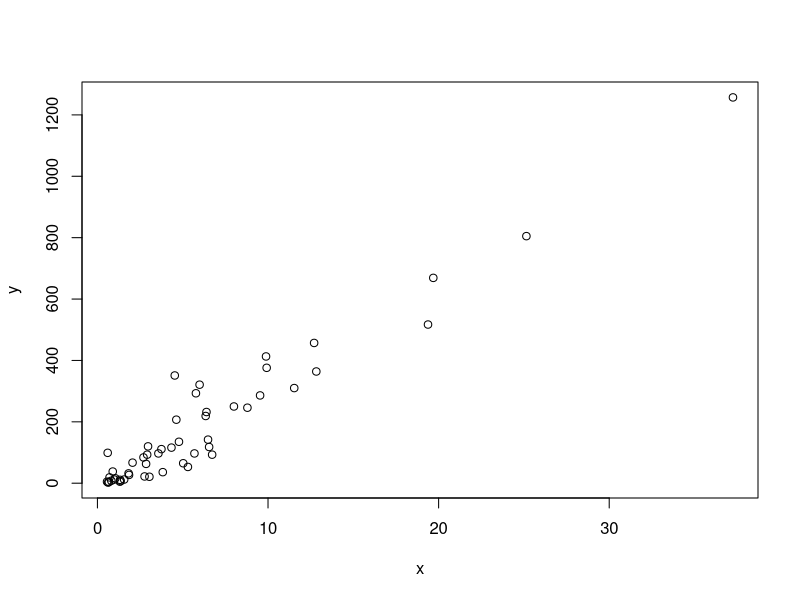
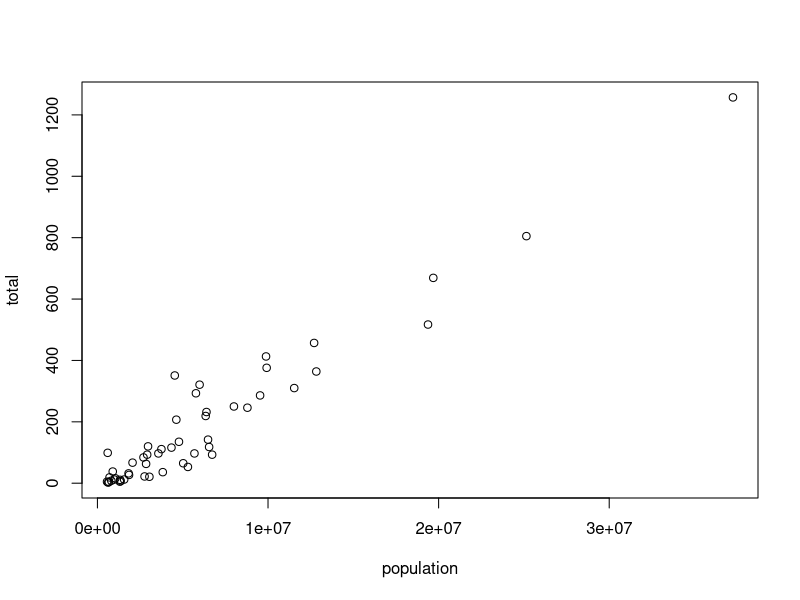
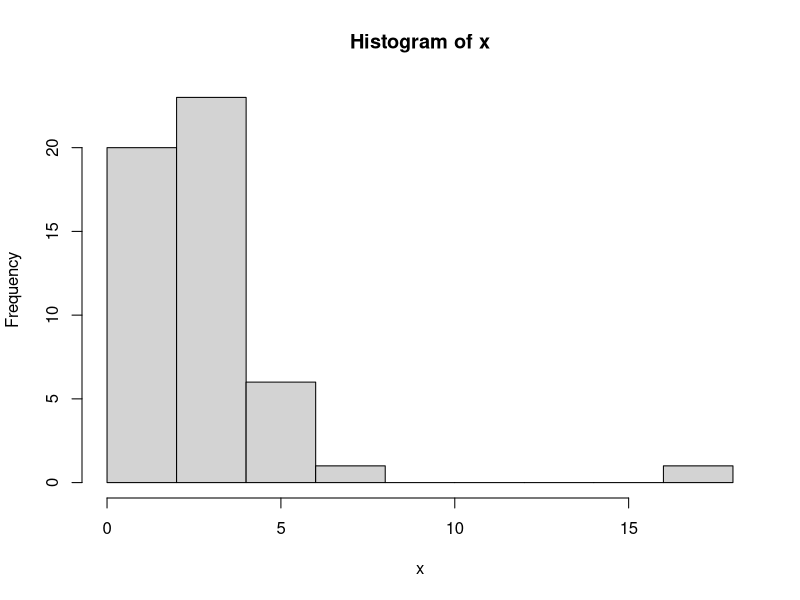
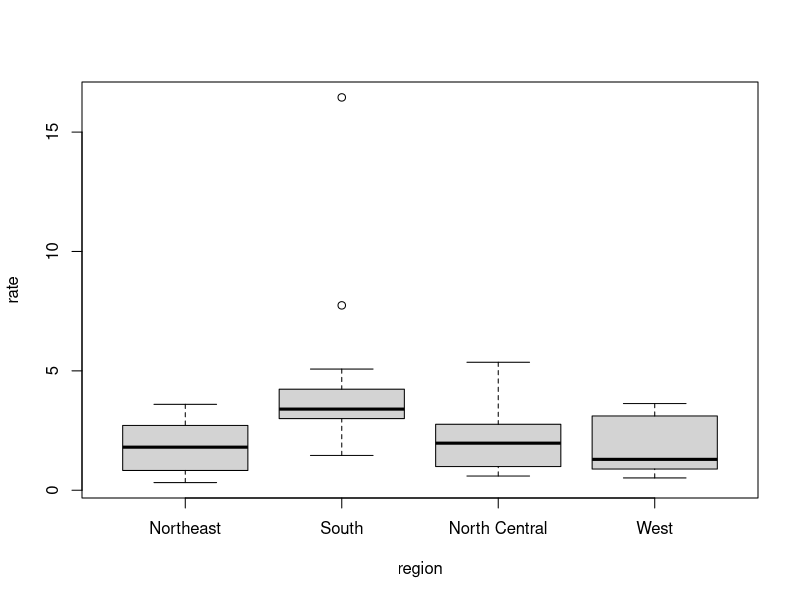
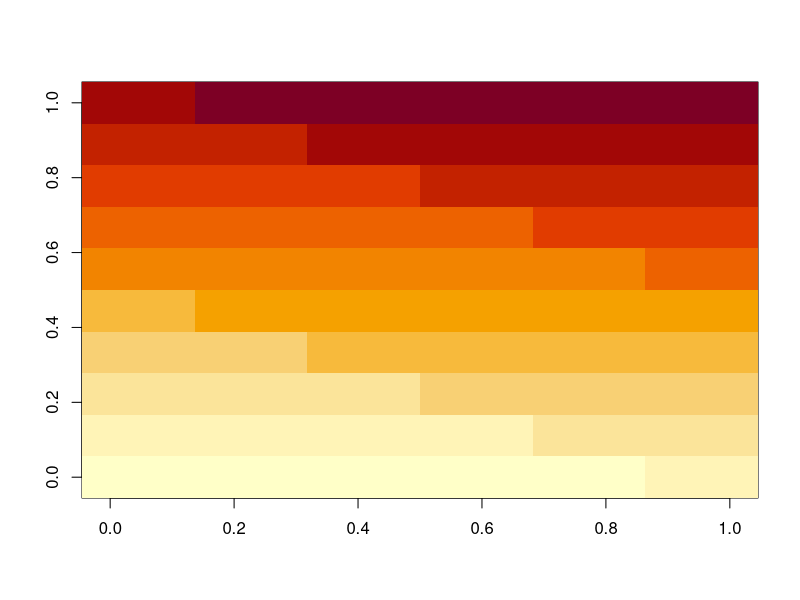
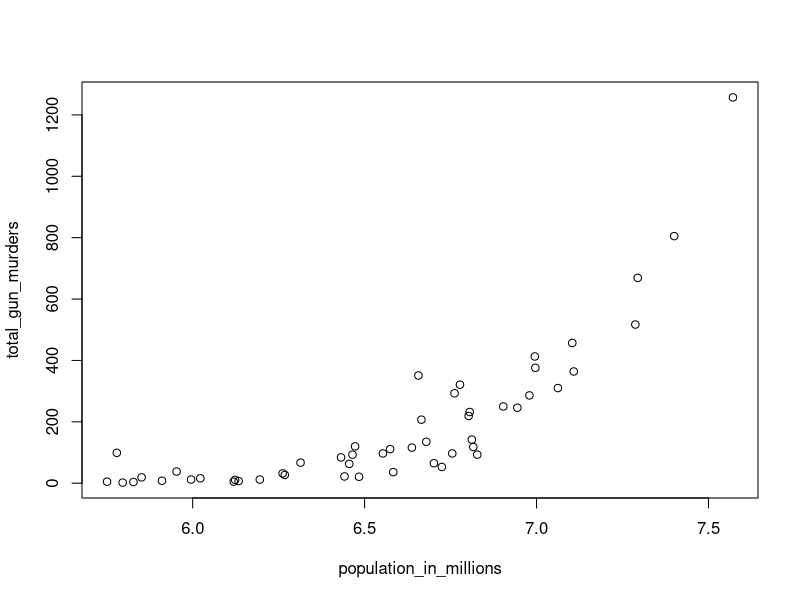
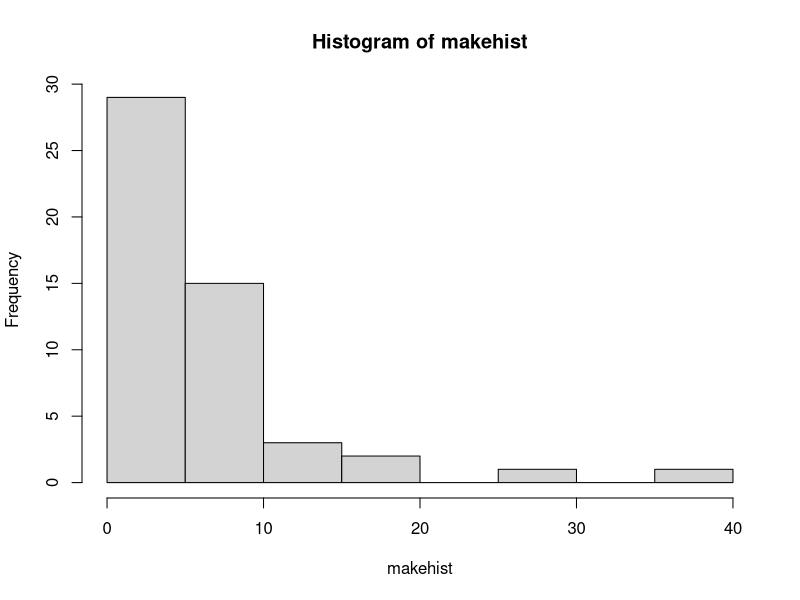
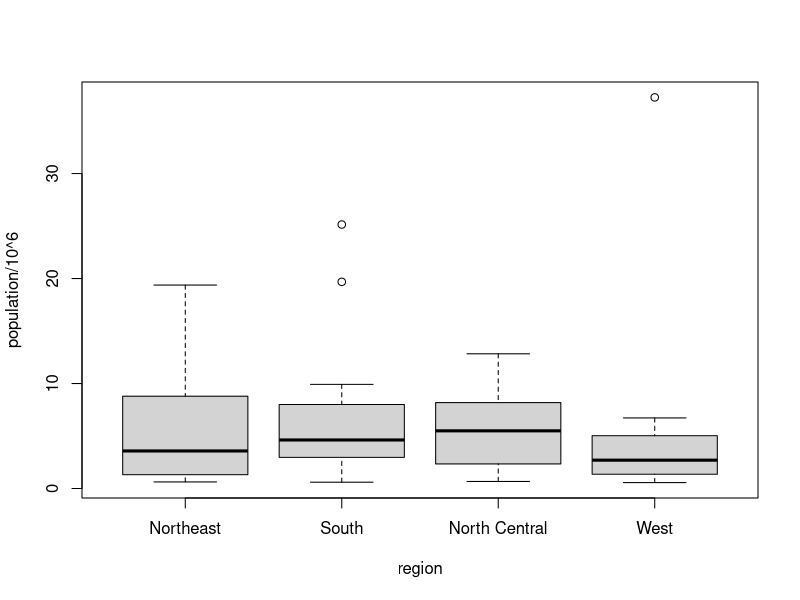

Here is the R script that generated these plots, in order:
## ---- chunk 1
a <- 1
b <- 1
c <- -1
## ---- chunk 2
a
## ---- chunk 3
print(a)
## ---- chunk 4
ls()
## ---- chunk 5
(-b + sqrt(b^2 - 4*a*c) ) / ( 2*a )
(-b - sqrt(b^2 - 4*a*c) ) / ( 2*a )
## ---- chunk 6
log(8)
log(a)
## ---- chunk 7
help("log")
## ---- chunk 8
?log
## ---- chunk 9
args(log)
## ---- chunk 10
log(8, base = 2)
## ---- chunk 11
log(x = 8, base = 2)
## ---- chunk 12
log(8,2)
## ---- chunk 13
log(base = 2, x = 8)
## ---- chunk 14
2 ^ 3
## ---- chunk 15
data()
## ---- chunk 16
co2
## ---- chunk 17
pi
Inf+1
## ---- chunk 18
solution_1 <- (-b + sqrt(b^2 - 4*a*c)) / (2*a)
solution_2 <- (-b - sqrt(b^2 - 4*a*c)) / (2*a)
## ---- chunk 19
a <- 3
b <- 2
c <- -1
(-b + sqrt(b^2 - 4*a*c)) / (2*a)
(-b - sqrt(b^2 - 4*a*c)) / (2*a)
## ---- chunk 20
## Code to compute solution to quadratic equation of the form ax^2 + bx + c
## define the variables
a <- 3 
b <- 2
c <- -1

## now compute the solution
(-b + sqrt(b^2 - 4*a*c)) / (2*a)
(-b - sqrt(b^2 - 4*a*c)) / (2*a)
## ---- chunk 21
n <- 100
print((n*(n+1))/2)
## ---- chunk 22
n <- 1000
print((n*(n+1))/2)
## ---- chunk 23
log(100, 10)
## ---- chunk 24
a <- 2
class(a)
## ---- chunk 25
library(dslabs)
data(murders)
## ---- chunk 26
class(murders)
## ---- chunk 27
str(murders)
## ---- chunk 28
head(murders)
## ---- chunk 29
murders$population
## ---- chunk 30
names(murders)

## ---- chunk 31
pop <- murders$population
length(pop)
## ---- chunk 32
class(pop)
## ---- chunk 33
class(murders$state)
## ---- chunk 34
z <- 3 == 2
z
class(z)
## ---- chunk 35
?Comparison
## ---- chunk 36
class(murders$region)
## ---- chunk 37
levels(murders$region)
## ---- chunk 38
region <- murders$region
value <- murders$total
region <- reorder(region, value, FUN=sum)
levels(region)
## ---- chunk 39
record <- list(name = "John Doe",
             student_id = 1234,
             grades = c(95, 82, 91, 97, 93),
             final_grade = "A")
## ---- chunk 40
record
class(record)
## ---- chunk 41
record$student_id
## ---- chunk 42
record[["student_id"]]
## ---- chunk 43
record2 <- list("John Doe", 1234)
record2
## ---- chunk 44
record2[[1]]
## ---- chunk 45
mat <- matrix(1:12, 4, 3)
mat
## ---- chunk 46
mat[2, 3]
## ---- chunk 47
mat[2, ]
## ---- chunk 48
mat[, 3]
## ---- chunk 49
mat[, 2:3]
## ---- chunk 50
mat[1:2, 2:3]
## ---- chunk 51
as.data.frame(mat)
## ---- chunk 52
data("murders")
murders[25, 1]
murders[2:3, ]
## ---- chunk 53
names(murders)
## ---- chunk 54
a <- murders$state
class(a)
## ---- chunk 55
b <- murders[["state"]] 
z <- identical(a, b)
z
## ---- chunk 56
length(levels(murders$region))
## ---- chunk 57
table(murders$region, murders$state) 
## ---- chunk 58
codes <- c(380, 124, 818)
codes
## ---- chunk 59
country <- c("italy", "canada", "egypt")
## ---- chunk 60
country <- c('italy', 'canada', 'egypt')
## ---- chunk 61
codes <- c(italy = 380, canada = 124, egypt = 818)
codes
## ---- chunk 62
class(codes)

## ---- chunk 63
names(codes)
## ---- chunk 64
codes <- c("italy" = 380, "canada" = 124, "egypt" = 818)
codes
## ---- chunk 65
codes <- c(380, 124, 818)
country <- c("italy","canada","egypt")
names(codes) <- country
codes
## ---- chunk 66
seq(1, 10)
## ---- chunk 67
seq(1, 10, 2)
## ---- chunk 68
1:10
## ---- chunk 69
class(1:10)
## ---- chunk 70
class(seq(1, 10, 0.5))
## ---- chunk 71
codes[2]
## ---- chunk 72
codes[c(1,3)]
## ---- chunk 73
codes[1:2]
## ---- chunk 74
codes["canada"]
codes[c("egypt","italy")]
## ---- chunk 75
x <- c(1, "canada", 3)
## ---- chunk 76
x
class(x)
## ---- chunk 77
x <- 1:5
y <- as.character(x)
y
## ---- chunk 78
as.numeric(y)
## ---- chunk 79
x <- c("1", "b", "3")
as.numeric(x)
## ---- chunk 80
temp <- c(35, 88, 42, 84, 81, 30)
## ---- chunk 81
city <- c("Beijing", "Lagos", "Paris", "Rio_de_Janeiro", "San_Juan", "Toronto")
## ---- chunk 82
names(temp) <- city
temp
## ---- chunk 83
temp[1:3]
## ---- chunk 84
temp[c("Paris", "San_Juan")]
## ---- chunk 85
12:73
## ---- chunk 86
seq(1, 100, 2)
## ---- chunk 87
length(seq(6, 55, 4/7))
## ---- chunk 88
a <- seq(1, 10, 0.5)
class(a)
## ---- chunk 89
a <- seq(1, 10)
class(a)
## ---- chunk 90
a<-1L
class(a)
## ---- chunk 91
x <- c("1", "3", "5")
x <- as.integer(x)
class(x)
## ---- chunk 92
library(dslabs)
data(murders)
sort(murders$total)
## ---- chunk 93
x <- c(31, 4, 15, 92, 65)
sort(x)
## ---- chunk 94
index <- order(x)
x[index]
## ---- chunk 95
x
order(x)
## ---- chunk 96
murders$state[1:6]
murders$abb[1:6]
## ---- chunk 97
ind <- order(murders$total) 
murders$abb[ind] 
## ---- chunk 98
max(murders$total)
## ---- chunk 99
i_max <- which.max(murders$total)
murders$state[i_max]
## ---- chunk 100
x <- c(31, 4, 15, 92, 65)
rank(x)
## ---- chunk 101
x <- c(1, 2, 3)
y <- c(10, 20, 30, 40, 50, 60, 70)
x+y
## ---- chunk 102
pop <- murders$population
sort(pop)
min <- which.min(pop)
murders$population[min]
## ---- chunk 103
order(pop)
## ---- chunk 104
which.min(pop)
## ---- chunk 105
st <- which.min(pop)
murders$state[st]
## ---- chunk 106
rank <- rank(murders$population)
state_name <- murders$state
my_df <- data.frame(name = state_name, rank = rank)
my_df
## ---- chunk 107
rank <- rank(murders$population)
ind <- order(rank)
state_name <- murders$state[ind]
my_df <- data.frame(name = state_name, rank = rank[ind])
my_df
## ---- chunk 108
ind <- is.na(na_example)
table(ind)
## ---- chunk 109
mean(na_example[!ind])
## ---- chunk 110
library(dslabs)
data("murders")
murders$state[which.max(murders$population)]
## ---- chunk 111
inches <- c(69, 62, 66, 70, 70, 73, 67, 73, 67, 70)
## ---- chunk 112
inches * 2.54
## ---- chunk 113
inches - 69
## ---- chunk 114
murder_rate <- murders$total / murders$population * 100000
## ---- chunk 115
murders$abb[order(murder_rate)]
## ---- chunk 116
temp <- c(35, 88, 42, 84, 81, 30)
Ftemp <- 5/9*(temp-32)
city <- c("Beijing", "Lagos", "Paris", "Rio de Janeiro", 
          "San Juan", "Toronto")
city_temps <- data.frame(name = city, temperature = temp, Fahrenheit_temperature = Ftemp)
city_temps
## ---- chunk 117
low <- seq(1:100)
eulernum <- sum(1/low^2)
eulernum
## ---- chunk 118
murder_rate <- murders$total / murders$population * 100000
mean(murder_rate)
## ---- chunk 119
library(dslabs)
data("murders")
## ---- chunk 120
murder_rate <- murders$total / murders$population * 100000 
## ---- chunk 121
ind <- murder_rate < 0.71
## ---- chunk 122
ind <- murder_rate <= 0.71
## ---- chunk 123
murders$state[ind]
## ---- chunk 124
sum(ind)
## ---- chunk 125
TRUE & TRUE
TRUE & FALSE
FALSE & FALSE
## ---- chunk 126
west <- murders$region == "West"
safe <- murder_rate <= 1
## ---- chunk 127
ind <- safe & west
murders$state[ind]
## ---- chunk 128
ind <- which(murders$state == "California")
murder_rate[ind]
## ---- chunk 129
ind <- match(c("New York" , "Florida", "Texas"), murders$state)
ind
## ---- chunk 130
murder_rate[ind]
## ---- chunk 131
c("Boston", "Dakota", "Washington") %in% murders$state
## ---- chunk 132
match(c("New York", "Florida", "Texas"), murders$state)
which(murders$state%in%c("New York", "Florida", "Texas"))
## ---- chunk 133
library(dslabs)
data(murders)
## ---- chunk 134
murder_rate <- murders$total/murders$population*100000
low <- murder_rate < 1

## ---- chunk 135
which(low)
## ---- chunk 136
murders$state[low]
## ---- chunk 137
Reg <- murders$region == "Northeast"
NESTA <- Reg & low
murders$state[NESTA]
## ---- chunk 138
Belowww <- murder_rate < mean(murder_rate)
sum(Belowww)
## ---- chunk 139
matabb <- match( c("AK", "MI", "IA"), murders$abb)
murders$state[matabb]
## ---- chunk 140
matabb <- which(murders$abb %in% c("MA", "ME", "MI", "MO", "MU"))
murders$abb[matabb]
## ---- chunk 141
incorrectabb <- c("MA", "ME", "MI", "MO", "MU")
ind <- which(!incorrectabb%in%murders$abb)
incorrectabb[ind]
## ---- chunk 142
x <- murders$population / 10^6
y <- murders$total
plot(x, y)
## ---- chunk 143
with(murders, plot(population, total))
## ---- chunk 144
x <- with(murders, total / population * 100000)
hist(x)
## ---- chunk 145
murders$state[which.max(x)]
## ---- chunk 146
murders$rate <- with(murders, total / population * 100000)
boxplot(rate~region, data = murders)
## ---- chunk 147
x <- matrix(1:120, 12, 10)
image(x)
## ---- chunk 148
library(dslabs)
data(murders)
population_in_millions <- log10(murders$population)
total_gun_murders <- murders$total
plot(population_in_millions, total_gun_murders)
## ---- chunk 149
makehist <- with(murders, population/10^6)

hist(makehist)
## ---- chunk 150

boxplot(population/10^6~region, data = murders)
